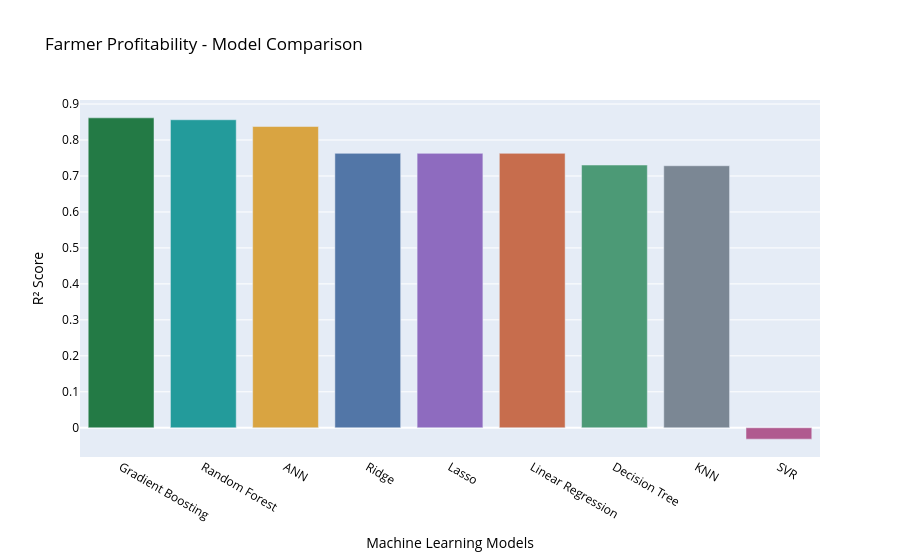

The code cell stored with this chart in its notebook:
### Code cell
import plotly.express as px

fig = px.bar(
    profit_results_df,
    x="Model",
    y="R2 Score",
    color="Model",
    title="Farmer Profitability - Model Comparison",
    color_discrete_sequence=[
        "#237A45", "#239B9B", "#D9A441",
        "#5276A7", "#8E6BBF", "#C76D4D",
        "#4C9A76", "#7B8794", "#B05A8F"
    ]
)

fig.update_layout(
    xaxis_title="Machine Learning Models",
    yaxis_title="R² Score",
    font=dict(color="black"),
    title_font_color="black",
    showlegend=False
)

fig.show()

### Figure 1 — Plotly figure (JSON) as saved in the notebook; plotly's stock layout.template omitted (floating-point values rounded to 4 significant figures)
{"data": [{"hovertemplate": "Model=%{x}<br>R2 Score=%{y}<extra></extra>", "legendgroup": "Gradient Boosting", "marker": {"color": "#237A45", "pattern": {"shape": ""}}, "name": "Gradient Boosting", "orientation": "v", "showlegend": true, "textposition": "auto", "type": "bar", "x": ["Gradient Boosting"], "xaxis": "x", "y": [0.8616], "yaxis": "y"}, {"hovertemplate": "Model=%{x}<br>R2 Score=%{y}<extra></extra>", "legendgroup": "Random Forest", "marker": {"color": "#239B9B", "pattern": {"shape": ""}}, "name": "Random Forest", "orientation": "v", "showlegend": true, "textposition": "auto", "type": "bar", "x": ["Random Forest"], "xaxis": "x", "y": [0.8563], "yaxis": "y"}, {"hovertemplate": "Model=%{x}<br>R2 Score=%{y}<extra></extra>", "legendgroup": "ANN", "marker": {"color": "#D9A441", "pattern": {"shape": ""}}, "name": "ANN", "orientation": "v", "showlegend": true, "textposition": "auto", "type": "bar", "x": ["ANN"], "xaxis": "x", "y": [0.8375], "yaxis": "y"}, {"hovertemplate": "Model=%{x}<br>R2 Score=%{y}<extra></extra>", "legendgroup": "Ridge", "marker": {"color": "#5276A7", "pattern": {"shape": ""}}, "name": "Ridge", "orientation": "v", "showlegend": true, "textposition": "auto", "type": "bar", "x": ["Ridge"], "xaxis": "x", "y": [0.7629], "yaxis": "y"}, {"hovertemplate": "Model=%{x}<br>R2 Score=%{y}<extra></extra>", "legendgroup": "Lasso", "marker": {"color": "#8E6BBF", "pattern": {"shape": ""}}, "name": "Lasso", "orientation": "v", "showlegend": true, "textposition": "auto", "type": "bar", "x": ["Lasso"], "xaxis": "x", "y": [0.7629], "yaxis": "y"}, {"hovertemplate": "Model=%{x}<br>R2 Score=%{y}<extra></extra>", "legendgroup": "Linear Regression", "marker": {"color": "#C76D4D", "pattern": {"shape": ""}}, "name": "Linear Regression", "orientation": "v", "showlegend": true, "textposition": "auto", "type": "bar", "x": ["Linear Regression"], "xaxis": "x", "y": [0.7629], "yaxis": "y"}, {"hovertemplate": "Model=%{x}<br>R2 Score=%{y}<extra></extra>", "legendgroup": "Decision Tree", "marker": {"color": "#4C9A76", "pattern": {"shape": ""}}, "name": "Decision Tree", "orientation": "v", "showlegend": true, "textposition": "auto", "type": "bar", "x": ["Decision Tree"], "xaxis": "x", "y": [0.7304], "yaxis": "y"}, {"hovertemplate": "Model=%{x}<br>R2 Score=%{y}<extra></extra>", "legendgroup": "KNN", "marker": {"color": "#7B8794", "pattern": {"shape": ""}}, "name": "KNN", "orientation": "v", "showlegend": true, "textposition": "auto", "type": "bar", "x": ["KNN"], "xaxis": "x", "y": [0.7285], "yaxis": "y"}, {"hovertemplate": "Model=%{x}<br>R2 Score=%{y}<extra></extra>", "legendgroup": "SVR", "marker": {"color": "#B05A8F", "pattern": {"shape": ""}}, "name": "SVR", "orientation": "v", "showlegend": true, "textposition": "auto", "type": "bar", "x": ["SVR"], "xaxis": "x", "y": [-0.03164], "yaxis": "y"}], "layout": {"barmode": "relative", "font": {"color": "black"}, "legend": {"title": {"text": "Model"}, "tracegroupgap": 0}, "showlegend": false, "title": {"font": {"color": "black"}, "text": "Farmer Profitability - Model Comparison"}, "xaxis": {"anchor": "y", "categoryarray": ["Gradient Boosting", "Random Forest", "ANN", "Ridge", "Lasso", "Linear Regression", "Decision Tree", "KNN", "SVR"], "categoryorder": "array", "domain": [0.0, 1.0], "title": {"text": "Machine Learning Models"}}, "yaxis": {"anchor": "x", "domain": [0.0, 1.0], "title": {"text": "R² Score"}}}}
